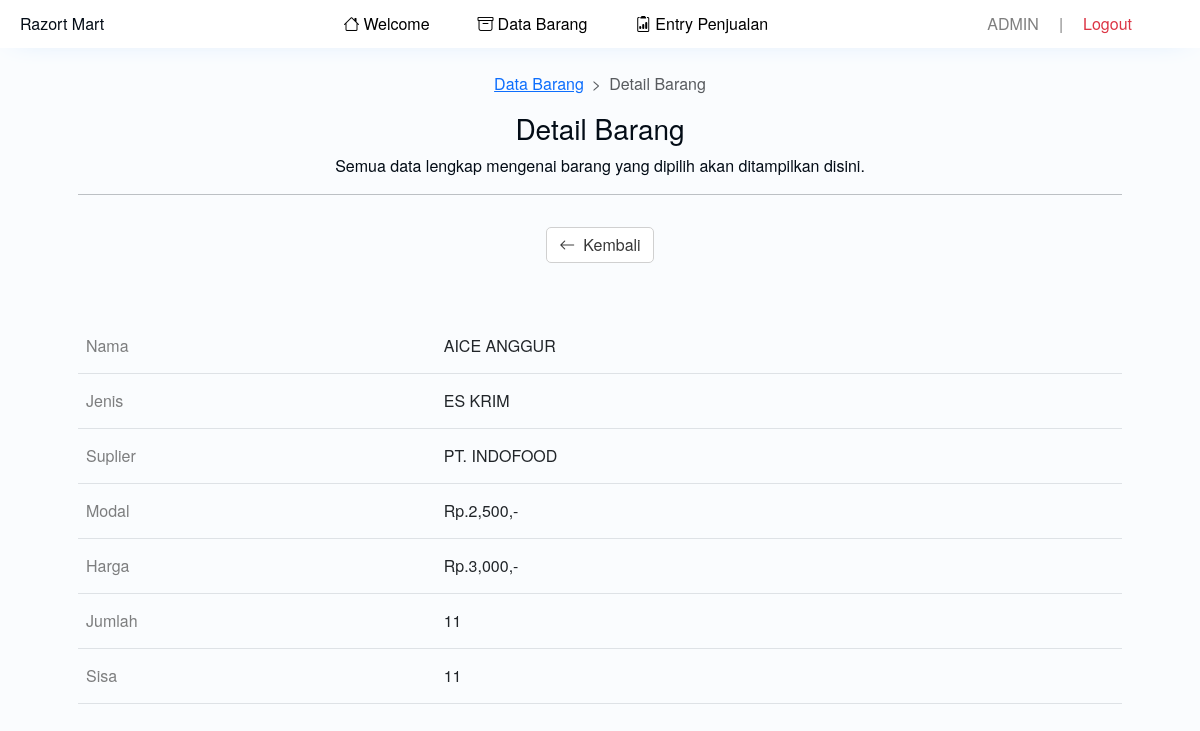
The page /admin/det_barang1.php?id=67 (signed in) on the database its author committed.
### tables this page shows
CREATE TABLE `barang` (
  `id` int(11) NOT NULL,
  `nama` text NOT NULL,
  `jenis` text NOT NULL,
  `suplier` text NOT NULL,
  `modal` int(11) NOT NULL,
  `harga` int(11) NOT NULL,
  `jumlah` int(11) NOT NULL,
  `sisa` int(11) NOT NULL
);

### admin/det_barang1.php (the view)
<?php
include 'header1.php';
$koneksi = mysqli_connect('localhost','root','','projectweb');
?>
<div class="edit">
	<main>
		<section>
			<div class="text-center py-4">
				<nav class="d-flex justify-content-center" style="--bs-breadcrumb-divider: '>';" aria-label="breadcrumb">
					<ol class="breadcrumb">
						<li class="breadcrumb-item"><a href="barang1.php">Data Barang</a></li>
						<li class="breadcrumb-item active" aria-current="page">Detail Barang</li>
					</ol>
				</nav>
				<h3>Detail Barang</h3>
				<div>Semua data lengkap mengenai barang yang dipilih akan ditampilkan disini.</div>
				<hr>
				<div class="d-flex justify-content-center" style="margin: 2rem 0;">
					<button class="buttonku-1" onclick="window.location.href='barang1.php';"><i class="bi-arrow-left me-2"></i> Kembali</button>
				</div>
			</div>
		</section>
		<section>
			<div class="s2">
				<?php
				$id_brg=mysqli_real_escape_string($koneksi, $_GET['id']);
				$det=mysqli_query($koneksi, "select * from barang where id='$id_brg'")or die(mysqli_error($koneksi));
				while($d=mysqli_fetch_array($det)){
					?>
					<table class="table">
						<tr>
							<td class="text-black-50">Nama</td>
							<td><?php echo $d['nama'] ?></td>
						</tr>
						<tr>
							<td class="text-black-50">Jenis</td>
							<td><?php echo $d['jenis'] ?></td>
						</tr>
						<tr>
							<td class="text-black-50">Suplier</td>
							<td><?php echo $d['suplier'] ?></td>
						</tr>
						<tr>
							<td class="text-black-50">Modal</td>
							<td>Rp.<?php echo number_format($d['modal']); ?>,-</td>
						</tr>
						<tr>
							<td class="text-black-50">Harga</td>
							<td>Rp.<?php echo number_format($d['harga']) ?>,-</td>
						</tr>
						<tr>
							<td class="text-black-50">Jumlah</td>
							<td><?php echo $d['jumlah'] ?></td>
						</tr>
						<tr>
							<td class="text-black-50">Sisa</td>
							<td><?php echo $d['sisa'] ?></td>
						</tr>
					</table>
					<?php
				}
				?>
			</div>
		</section>
	</main>
</div>
<?php include 'footer.php'; ?>

### assets/newStyle/base.css (style rules this page uses)
:root { --color1: #2385ec; --color1-dark1: #1c6abc; --color1-dark2: #165496; --color1-dark3: #0d3560; --color1-dark4: #0a2a4c; --color1-dark5: #030c16; --color1-light1: #3991ed; --color1-light2: #4c9cee; --color1-light3: #81b9f3; --color1-light4: #b3d5f7; --color1-light5: #fafcfe; --color-grey1: #ececec; --color-grey2: #d0d0d0; --color-grey3: #a6a6a6; }
:root { --color-bg: var(--color1-light5); }
body { margin: 0; font-family: "Helvetica Neue", Helvetica, Arial, sans-serif; background: var(--color-bg); color: #030c16; }

### assets/newStyle/repair.css (style rules this page uses)
.table > thead > tr > th, .table > tbody > tr > th, .table > tfoot > tr > th, .table > thead > tr > td, .table > tbody > tr > td, .table > tfoot > tr > td { padding: 15px 8px; }

### assets/newStyle/myStyle.css (style rules this page uses)
.buttonku-1, .buttonku-1-danger, .buttonku-1-primary { text-decoration: none; border-radius: 5px; border: none; transition: all .25s ease; cursor: pointer; padding: 6px 12px; font-size: 16px; font-weight: normal; line-height: 1.42857143; display: flex; justify-content: center; align-items: center; }
.buttonku-1 { background: white; color: #383838; border: 1px solid var(--color-grey2); }

### rows shown on the page
barang: nama "AICE ANGGUR", jenis "ES KRIM", suplier "PT. INDOFOOD", modal "2,500", harga "3,000", jumlah "11", sisa "11"

### other values the page prints
$_SESSION['uname'] "ADMIN"
